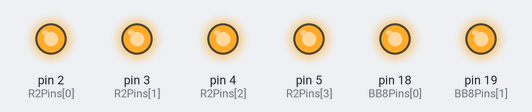
Recording of a sketch running on a simulated Arduino Nano, built with avr-gcc and run on an emulated ATmega328P. Parts: output pins drawn as LEDs (lit = HIGH). Random numbers use the default seed unless the sketch sets one.

Above: at 0.1 s.
At 3.92 s:
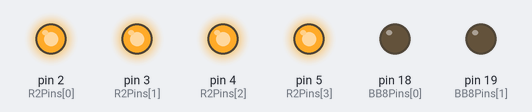
At 9.32 s:
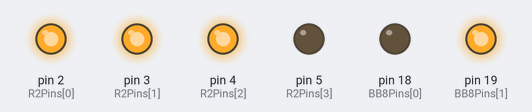
At 19.4 s:
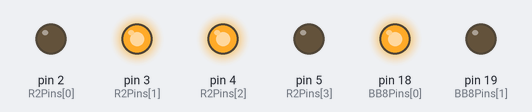
At 37.3 s:
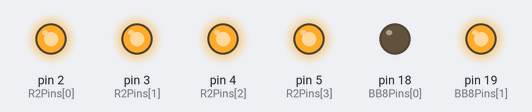
At 38.8 s:
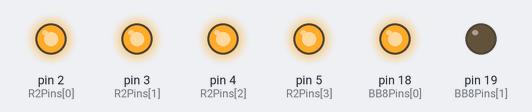
Timing chart, 0 to 40.0 s (numbered marks = the images above):
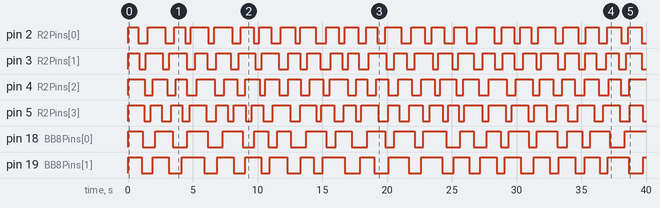

Measured:
- by itself, pin 2 (R2Pins[0]): LOW → HIGH at 0.00 s, → LOW 0.81 s later, → HIGH 0.72 s later, → LOW 1.3 s later, … (48 changes in this stretch)
- by itself, pin 3 (R2Pins[1]): LOW → HIGH at 0.00 s, → LOW 0.85 s later, → HIGH 0.51 s later, → LOW 1.3 s later, … (48 changes in this stretch)
- by itself, pin 4 (R2Pins[2]): LOW → HIGH at 0.00 s, → LOW 1.3 s later, → HIGH 0.64 s later, → LOW 1.1 s later, … (45 changes in this stretch)
- by itself, pin 5 (R2Pins[3]): LOW → HIGH at 0.00 s, → LOW 1.3 s later, → HIGH 0.49 s later, → LOW 0.84 s later, … (48 changes in this stretch)
- by itself, pin 18 (BB8Pins[0]): LOW → HIGH at 0.00 s, → LOW 1.1 s later, → HIGH 0.97 s later, → LOW 1.4 s later, … (35 changes in this stretch)
- by itself, pin 19 (BB8Pins[1]): LOW → HIGH at 0.00 s, → LOW 1.1 s later, → HIGH 0.84 s later, → LOW 1.2 s later, … (37 changes in this stretch)

The sketch:

R2_BB8.ino
```cpp
/*
 * Name:    Good Trouble - R2D2 & BB8 Someplace They Shouldn't Be
 * Author:  Jay Blanchard
 * Date:    May 2025
 * Board:   Arduino Nano
 *
 * Usage:   Trigger sound modules robbed from toy driods via 4066 switches driven by
 *          Ardiono Nano and animate lighting
 */

// ---------- User Defined Inputs ----------
unsigned long currentMillis;
const byte totalSwitches = 4; // each droid has 4 switches
// R2
const byte R2Pins[totalSwitches] = {2,3,4,5}; // pins assigned to R2
boolean R2SwitchState[totalSwitches] =   {0,0,0,0}; // What is the current switch state -- boolean is ON or OFF
unsigned int R2SwitchStateOn[totalSwitches] = {0,0,0,0}; // used to store ON times, using unsigned int to hold time up to 65535 ms
unsigned int R2SwitchStateOff[totalSwitches] ={0,0,0,0}; // used to store OFF times, using unsigned int to hold time up to 65535 ms
unsigned long R2PreviousMillis[totalSwitches] = {0,0,0,0}; // What time was the LED last turned OFF -- Needs to store largest possible value (4 bytes used)
// BB8
const byte BB8Pins[totalSwitches] = {18,19,20,21}; // pins assigned to BB8
boolean BB8SwitchState[totalSwitches] =   {0,0,0,0}; // What is the current switch state -- boolean is ON or OFF
unsigned int BB8SwitchStateOn[totalSwitches] = {0,0,0,0}; // used to store ON times, using unsigned int to hold time up to 65535 ms
unsigned int BB8SwitchStateOff[totalSwitches] ={0,0,0,0}; // used to store OFF times, using unsigned int to hold time up to 65535 ms
unsigned long BB8PreviousMillis[totalSwitches] = {0,0,0,0}; // What time was the LED last turned OFF -- Needs to store largest possible value (4 bytes used)

// ---------- Setup  ----------
void setup(){
  // initialize pins as output
  // R2
  for (byte R2CurrentSwitch=0; R2CurrentSwitch<totalSwitches; ++R2CurrentSwitch)
  {
    pinMode(R2Pins[R2CurrentSwitch], OUTPUT);
  }
  // BB8
  for (byte BB8CurrentSwitch=0; BB8CurrentSwitch<totalSwitches; ++BB8CurrentSwitch)
  {
    pinMode(BB8Pins[BB8CurrentSwitch], OUTPUT);
  }
}

// ---------- Main Loop ----------
void loop(){
  currentMillis = millis(); // Get the current time

  // R2
  for (byte R2CurrentSwitch=0; R2CurrentSwitch<totalSwitches; ++R2CurrentSwitch)
  {
    if (currentMillis - R2PreviousMillis[R2CurrentSwitch] > (R2SwitchState[R2CurrentSwitch] ? R2SwitchStateOff[R2CurrentSwitch]:R2SwitchStateOn[R2CurrentSwitch]))
    {
      digitalWrite(R2Pins[R2CurrentSwitch], R2SwitchState[R2CurrentSwitch] = !R2SwitchState[R2CurrentSwitch]); // flip the state and output it
      (R2SwitchState[R2CurrentSwitch] == 0) ? R2SwitchStateOn[R2CurrentSwitch]=random(400, 800) : R2SwitchStateOff[R2CurrentSwitch]=random(800, 1400);
      R2PreviousMillis[R2CurrentSwitch] = currentMillis;  // reset the time
    }
   }
  // BB8
  for (byte BB8CurrentSwitch=0; BB8CurrentSwitch<totalSwitches; ++BB8CurrentSwitch)
  {
    if (currentMillis - BB8PreviousMillis[BB8CurrentSwitch] > (BB8SwitchState[BB8CurrentSwitch] ? BB8SwitchStateOff[BB8CurrentSwitch]:BB8SwitchStateOn[BB8CurrentSwitch]))
    {
      digitalWrite(BB8Pins[BB8CurrentSwitch], BB8SwitchState[BB8CurrentSwitch] = !BB8SwitchState[BB8CurrentSwitch]); // flip the state and output it
      (BB8SwitchState[BB8CurrentSwitch] == 0) ? BB8SwitchStateOn[BB8CurrentSwitch]=random(600, 1200) : BB8SwitchStateOff[BB8CurrentSwitch]=random(1000, 1800);
      BB8PreviousMillis[BB8CurrentSwitch] = currentMillis;  // reset the time
    }
   }
}
```
